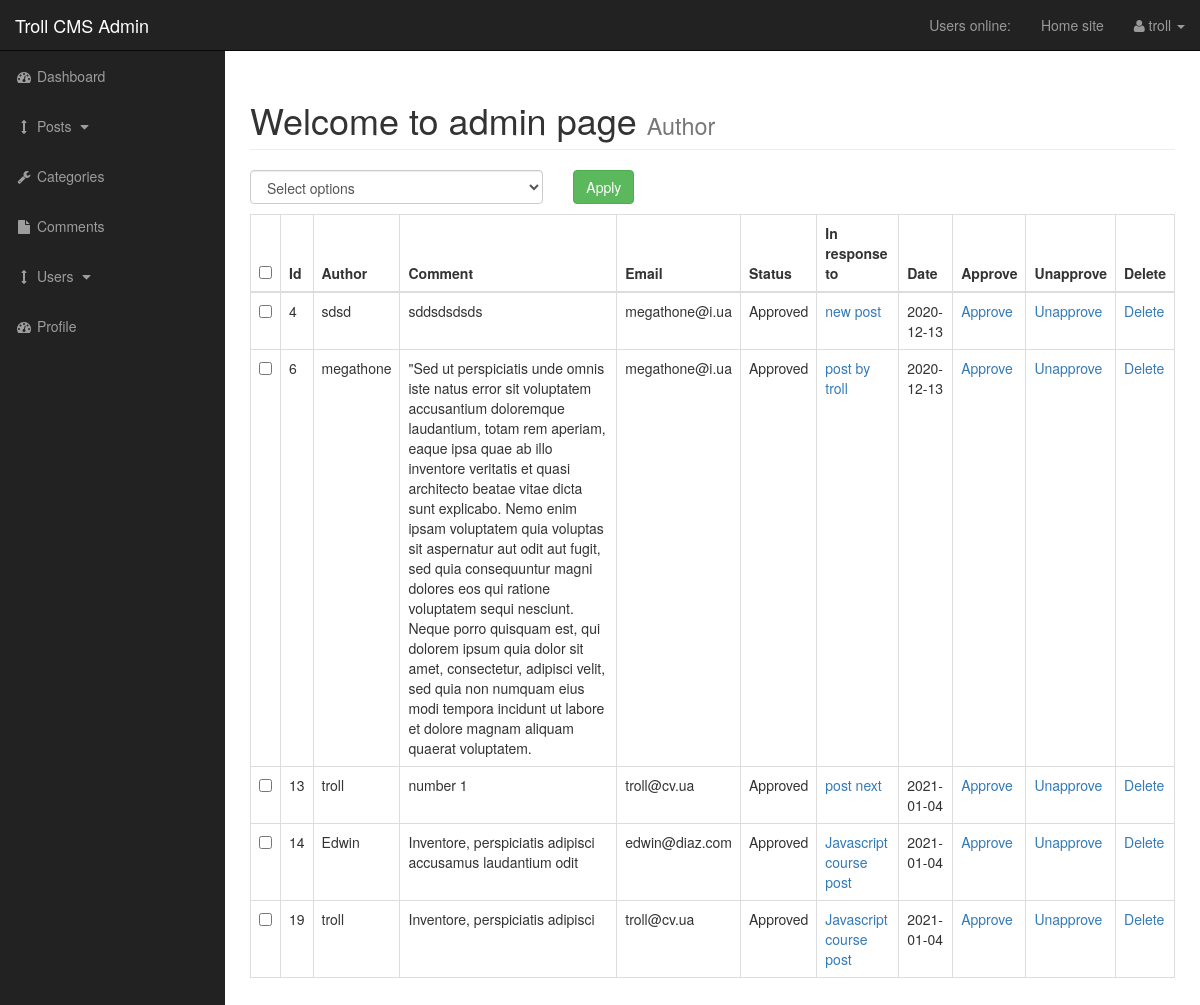
Screenshot of /admin/comments.php (signed in) with the database file from the repository.
### tables this page shows
CREATE TABLE `comments` (
  `comment_id` int(3) NOT NULL,
  `comment_post_id` int(3) NOT NULL,
  `comment_author` varchar(255) NOT NULL,
  `comment_email` varchar(255) NOT NULL,
  `comment_content` text NOT NULL,
  `comment_status` varchar(255) NOT NULL,
  `comment_date` date NOT NULL
);

CREATE TABLE `posts` (
  `post_id` int(3) NOT NULL,
  `post_category_id` int(3) NOT NULL,
  `post_title` varchar(255) NOT NULL,
  `post_author` varchar(255) NOT NULL,
  `post_user` varchar(255) NOT NULL,
  `post_date` date NOT NULL,
  `post_image` text NOT NULL,
  `post_content` text NOT NULL,
  `post_tags` varchar(255) NOT NULL,
  `post_comment_count` int(11) NOT NULL,
  `post_status` varchar(255) NOT NULL DEFAULT 'draft',
  `post_views_count` int(11) NOT NULL
);

### admin/includes/view_all_comments.php (the view, shortened to what this page needs)
<form action="" method="post">
      <table class="table table-bordered table-hover">
        <div id="bulkOptionsContainer" class="col-xs-4" style="padding-left:0px; padding-bottom:10px;">
            <select name="bulk_options" id="" class="form-control">
                <option value="">Select options</option>
            </select>
        </div>
        <div class="col-xs-4">
            <input type="submit" name="submit" class="btn btn-success" value="Apply">
        </div>
            <thead>
                 <tr>
                    <th><input id="selectAllBoxes" type="checkbox"></th>
                     <th>Id</th>
                     <th>Author</th>
                     <th>Comment</th>
                     <th>Email</th>
                     <th>Status</th>
                     <th>In response to</th>
                     <th>Date</th>
                     <th>Approve</th>
                     <th>Unapprove</th>
                     <th>Delete</th>
                     </tr>
             </thead>
             <tbody>
<?php
    $query = "SELECT * FROM comments ";
    $select_comments = mysqli_query($connection, $query);
    while($row = mysqli_fetch_assoc($select_comments)) {
        $comment_id = $row['comment_id'];
        $comment_author = $row['comment_author'];
        $comment_post_id = $row['comment_post_id'];
        $comment_status = $row['comment_status'];
        $comment_date = $row['comment_date'];
        $comment_email = $row['comment_email'];
        $comment_content = $row['comment_content'];
        print "<tr>";
?>
        <td><input class='checkBoxes' type='checkbox' name='checkBoxArray[]' value='<?php echo $comment_id; ?>' ></td>
<?php
        print "<td>{$comment_id} </td>";
        print "<td>{$comment_author} </td>";
        print "<td>{$comment_content} </td>";
        print "<td>{$comment_email}</td>";
        print "<td>{$comment_status} </td>";
        $query = "SELECT * FROM posts WHERE post_id = {$comment_post_id} ";
        $select_post_id_query = mysqli_query($connection, $query);
        while ($row = mysqli_fetch_assoc($select_post_id_query)) {
            $post_id = $row['post_id'];
            $post_title = $row['post_title'];
            print "<td> <a href='../post.php?p_id={$post_id}'>{$post_title}</a></td>";
        }
        print "<td>{$comment_date} </td>";
        print "<td> <a href='comments.php?approve={$comment_id}'>Approve</a> </td>";
        print "<td> <a href='comments.php?unapprove={$comment_id}'>Unapprove</a> </td>";
        print "<td> <a href='comments.php?delete={$comment_id}'>Delete</a> </td>";
        print "</tr>";
    }
?>
                                </tbody>
                             </table>
                            </form>

### admin/css/sb-admin.css (style rules this page uses)
body { margin-top: 100px; background-color: #222; }
@media (min-width:768px) { body { margin-top: 50px; } }

### rows the page displays
comments: comment_id "4", comment_author "sdsd", comment_content "sddsdsdsds", comment_email "megathone@i.ua", comment_status "Approved", comment_date "2020-12-13"
posts: post_title "new post"
comments: comment_id "6", comment_author "megathone", comment_content "\"Sed ut perspiciatis unde omnis iste natus error sit voluptatem accusantium doloremque laudantium, totam rem aperiam, eaque ipsa quae ab illo inventore veritatis et quasi architecto beatae vitae dicta sunt explicabo. Nemo enim ipsam voluptatem quia voluptas sit aspernatur aut odit aut fugit, sed quia consequuntur magni dolores eos qui ratione voluptatem sequi nesciunt. Neque porro quisquam est, qui dolorem ipsum quia dolor sit amet, consectetur, adipisci velit, sed quia non numquam eius modi tempora incidunt ut labore et dolore magnam aliquam quaerat voluptatem.", comment_email "megathone@i.ua", comment_status "Approved", comment_date "2020-12-13"
posts: post_title "post by troll"
comments: comment_id "13", comment_author "troll", comment_content "number 1", comment_email "troll@cv.ua", comment_status "Approved", comment_date "2021-01-04"
posts: post_title "post next"
comments: comment_id "14", comment_author "Edwin", comment_content "Inventore, perspiciatis adipisci accusamus laudantium odit", comment_email "edwin@diaz.com", comment_status "Approved", comment_date "2021-01-04"
posts: post_title "Javascript course post"
comments: comment_id "19", comment_author "troll", comment_content "Inventore, perspiciatis adipisci", comment_email "troll@cv.ua", comment_status "Approved", comment_date "2021-01-04"

### other values shown
$_SESSION['user_name'] "troll"
